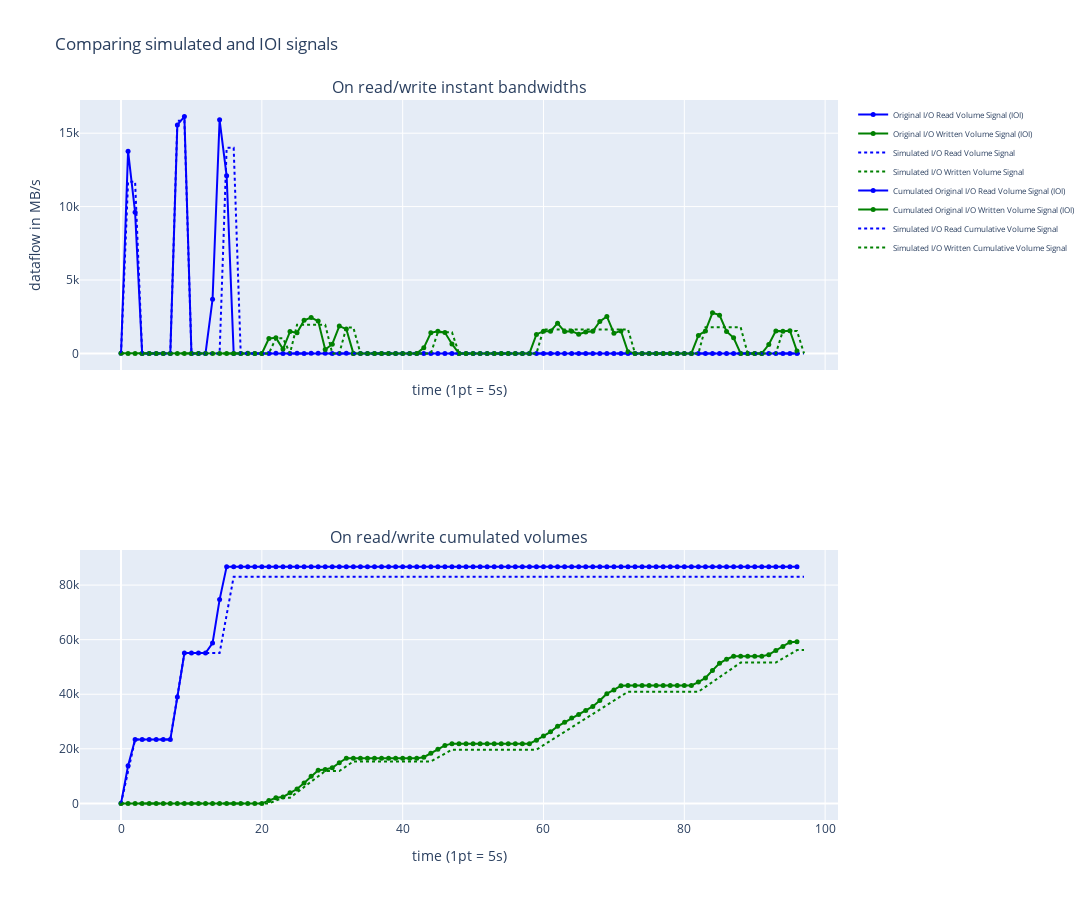

Here is the notebook cell this chart was saved with:
### Markdown cell above
Plotting Simulation versus Origial (IOI) signals

### Code cell
fig = display_original_sim_signals((sim_time, sim_read_bw, sim_write_bw),
                                   (timestamps, original_read, original_write),
                                   width=1400, height=900)
fig.show()
